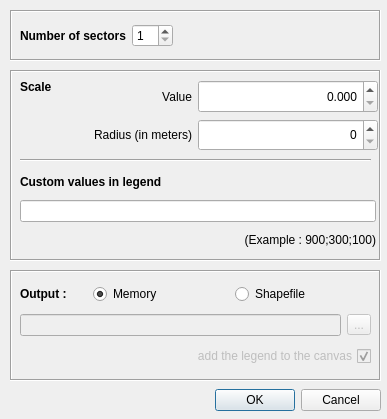
<?xml version="1.0" encoding="UTF-8"?>
<ui version="4.0">
 <class>LegendOnly</class>
 <widget class="QDialog" name="LegendOnly">
  <property name="geometry">
   <rect>
    <x>0</x>
    <y>0</y>
    <width>387</width>
    <height>419</height>
   </rect>
  </property>
  <property name="sizePolicy">
   <sizepolicy hsizetype="Fixed" vsizetype="Fixed">
    <horstretch>0</horstretch>
    <verstretch>0</verstretch>
   </sizepolicy>
  </property>
  <property name="minimumSize">
   <size>
    <width>300</width>
    <height>300</height>
   </size>
  </property>
  <property name="maximumSize">
   <size>
    <width>519</width>
    <height>670</height>
   </size>
  </property>
  <property name="windowTitle">
   <string>Legend for proportional circles</string>
  </property>
  <widget class="QWidget" name="horizontalLayoutWidget_5">
   <property name="geometry">
    <rect>
     <x>10</x>
     <y>380</y>
     <width>371</width>
     <height>41</height>
    </rect>
   </property>
   <layout class="QHBoxLayout" name="horizontalLayout_5">
    <item>
     <widget class="QDialogButtonBox" name="buttonBox">
      <property name="standardButtons">
       <set>QDialogButtonBox::Cancel|QDialogButtonBox::Ok</set>
      </property>
     </widget>
    </item>
   </layout>
  </widget>
  <widget class="QFrame" name="frame">
   <property name="geometry">
    <rect>
     <x>10</x>
     <y>70</y>
     <width>371</width>
     <height>191</height>
    </rect>
   </property>
   <property name="frameShape">
    <enum>QFrame::Box</enum>
   </property>
   <property name="frameShadow">
    <enum>QFrame::Sunken</enum>
   </property>
   <widget class="QWidget" name="verticalLayoutWidget_2">
    <property name="geometry">
     <rect>
      <x>10</x>
      <y>10</y>
      <width>358</width>
      <height>71</height>
     </rect>
    </property>
    <layout class="QVBoxLayout" name="verticalLayout_2">
     <item>
      <layout class="QHBoxLayout" name="horizontalLayout_11">
       <item>
        <widget class="QLabel" name="label_2">
         <property name="font">
          <font>
           <weight>75</weight>
           <bold>true</bold>
          </font>
         </property>
         <property name="text">
          <string>Scale</string>
         </property>
         <property name="alignment">
          <set>Qt::AlignLeading|Qt::AlignLeft|Qt::AlignTop</set>
         </property>
        </widget>
       </item>
       <item>
        <layout class="QVBoxLayout" name="verticalLayout">
         <item>
          <layout class="QHBoxLayout" name="horizontalLayout_2">
           <item>
            <widget class="QLabel" name="label_5">
             <property name="enabled">
              <bool>true</bool>
             </property>
             <property name="sizePolicy">
              <sizepolicy hsizetype="MinimumExpanding" vsizetype="Preferred">
               <horstretch>0</horstretch>
               <verstretch>0</verstretch>
              </sizepolicy>
             </property>
             <property name="text">
              <string>Value</string>
             </property>
             <property name="alignment">
              <set>Qt::AlignRight|Qt::AlignTrailing|Qt::AlignVCenter</set>
             </property>
            </widget>
           </item>
           <item>
            <widget class="QDoubleSpinBox" name="maxCustomValue">
             <property name="enabled">
              <bool>true</bool>
             </property>
             <property name="sizePolicy">
              <sizepolicy hsizetype="Fixed" vsizetype="Preferred">
               <horstretch>180</horstretch>
               <verstretch>0</verstretch>
              </sizepolicy>
             </property>
             <property name="minimumSize">
              <size>
               <width>180</width>
               <height>0</height>
              </size>
             </property>
             <property name="maximumSize">
              <size>
               <width>180</width>
               <height>16777215</height>
              </size>
             </property>
             <property name="alignment">
              <set>Qt::AlignRight|Qt::AlignTrailing|Qt::AlignVCenter</set>
             </property>
             <property name="decimals">
              <number>3</number>
             </property>
             <property name="maximum">
              <double>999999999.000000000000000</double>
             </property>
            </widget>
           </item>
          </layout>
         </item>
         <item>
          <layout class="QHBoxLayout" name="horizontalLayout_6">
           <item>
            <widget class="QLabel" name="label_4">
             <property name="enabled">
              <bool>true</bool>
             </property>
             <property name="sizePolicy">
              <sizepolicy hsizetype="MinimumExpanding" vsizetype="Preferred">
               <horstretch>0</horstretch>
               <verstretch>0</verstretch>
              </sizepolicy>
             </property>
             <property name="text">
              <string>Radius (in meters)</string>
             </property>
             <property name="alignment">
              <set>Qt::AlignRight|Qt::AlignTrailing|Qt::AlignVCenter</set>
             </property>
            </widget>
           </item>
           <item>
            <widget class="QDoubleSpinBox" name="maxCustomRadius">
             <property name="enabled">
              <bool>true</bool>
             </property>
             <property name="sizePolicy">
              <sizepolicy hsizetype="Fixed" vsizetype="Preferred">
               <horstretch>180</horstretch>
               <verstretch>0</verstretch>
              </sizepolicy>
             </property>
             <property name="minimumSize">
              <size>
               <width>180</width>
               <height>0</height>
              </size>
             </property>
             <property name="maximumSize">
              <size>
               <width>180</width>
               <height>16777215</height>
              </size>
             </property>
             <property name="layoutDirection">
              <enum>Qt::LeftToRight</enum>
             </property>
             <property name="alignment">
              <set>Qt::AlignRight|Qt::AlignTrailing|Qt::AlignVCenter</set>
             </property>
             <property name="prefix">
              <string/>
             </property>
             <property name="decimals">
              <number>0</number>
             </property>
             <property name="maximum">
              <double>999999999.000000000000000</double>
             </property>
            </widget>
           </item>
          </layout>
         </item>
        </layout>
       </item>
      </layout>
     </item>
    </layout>
   </widget>
   <widget class="Line" name="line_4">
    <property name="geometry">
     <rect>
      <x>10</x>
      <y>80</y>
      <width>351</width>
      <height>20</height>
     </rect>
    </property>
    <property name="orientation">
     <enum>Qt::Horizontal</enum>
    </property>
   </widget>
   <widget class="QWidget" name="verticalLayoutWidget_5">
    <property name="geometry">
     <rect>
      <x>10</x>
      <y>100</y>
      <width>356</width>
      <height>81</height>
     </rect>
    </property>
    <layout class="QVBoxLayout" name="verticalLayout_6">
     <item>
      <layout class="QHBoxLayout" name="horizontalLayout_7">
       <item>
        <widget class="QLabel" name="label_7">
         <property name="font">
          <font>
           <weight>75</weight>
           <bold>true</bold>
          </font>
         </property>
         <property name="text">
          <string>Custom values in legend</string>
         </property>
         <property name="alignment">
          <set>Qt::AlignLeading|Qt::AlignLeft|Qt::AlignVCenter</set>
         </property>
        </widget>
       </item>
      </layout>
     </item>
     <item>
      <widget class="QLineEdit" name="legendCustomValues">
       <property name="toolTip">
        <string>Automatic values if empty (max;max/3;max/9)</string>
       </property>
      </widget>
     </item>
     <item>
      <widget class="QLabel" name="label_9">
       <property name="layoutDirection">
        <enum>Qt::LeftToRight</enum>
       </property>
       <property name="text">
        <string>     (Example : 900;300;100)</string>
       </property>
       <property name="alignment">
        <set>Qt::AlignRight|Qt::AlignTrailing|Qt::AlignVCenter</set>
       </property>
      </widget>
     </item>
    </layout>
   </widget>
  </widget>
  <widget class="QFrame" name="frame_2">
   <property name="geometry">
    <rect>
     <x>10</x>
     <y>270</y>
     <width>371</width>
     <height>111</height>
    </rect>
   </property>
   <property name="frameShape">
    <enum>QFrame::Box</enum>
   </property>
   <property name="frameShadow">
    <enum>QFrame::Sunken</enum>
   </property>
   <widget class="QWidget" name="verticalLayoutWidget_3">
    <property name="geometry">
     <rect>
      <x>10</x>
      <y>10</y>
      <width>351</width>
      <height>91</height>
     </rect>
    </property>
    <layout class="QVBoxLayout" name="verticalLayout_3">
     <item>
      <layout class="QHBoxLayout" name="horizontalLayout_4">
       <item>
        <widget class="QLabel" name="label_10">
         <property name="font">
          <font>
           <weight>75</weight>
           <bold>true</bold>
          </font>
         </property>
         <property name="text">
          <string>Output :</string>
         </property>
        </widget>
       </item>
       <item>
        <spacer name="horizontalSpacer_3">
         <property name="orientation">
          <enum>Qt::Horizontal</enum>
         </property>
         <property name="sizeType">
          <enum>QSizePolicy::Minimum</enum>
         </property>
         <property name="sizeHint" stdset="0">
          <size>
           <width>20</width>
           <height>20</height>
          </size>
         </property>
        </spacer>
       </item>
       <item>
        <widget class="QRadioButton" name="memoryOutput">
         <property name="sizePolicy">
          <sizepolicy hsizetype="MinimumExpanding" vsizetype="Fixed">
           <horstretch>0</horstretch>
           <verstretch>0</verstretch>
          </sizepolicy>
         </property>
         <property name="text">
          <string>Memory</string>
         </property>
         <property name="checked">
          <bool>true</bool>
         </property>
        </widget>
       </item>
       <item>
        <widget class="QRadioButton" name="shapefileOutput">
         <property name="sizePolicy">
          <sizepolicy hsizetype="MinimumExpanding" vsizetype="Fixed">
           <horstretch>0</horstretch>
           <verstretch>0</verstretch>
          </sizepolicy>
         </property>
         <property name="text">
          <string>Shapefile</string>
         </property>
         <property name="checked">
          <bool>false</bool>
         </property>
        </widget>
       </item>
      </layout>
     </item>
     <item>
      <layout class="QHBoxLayout" name="horizontalLayout_3">
       <item>
        <widget class="QLineEdit" name="legendFileName">
         <property name="enabled">
          <bool>false</bool>
         </property>
         <property name="readOnly">
          <bool>true</bool>
         </property>
        </widget>
       </item>
       <item>
        <widget class="QToolButton" name="selectFileName">
         <property name="enabled">
          <bool>false</bool>
         </property>
         <property name="text">
          <string>...</string>
         </property>
        </widget>
       </item>
      </layout>
     </item>
     <item>
      <widget class="QCheckBox" name="addCanevas">
       <property name="enabled">
        <bool>false</bool>
       </property>
       <property name="layoutDirection">
        <enum>Qt::RightToLeft</enum>
       </property>
       <property name="text">
        <string>add the legend to the canvas</string>
       </property>
       <property name="checked">
        <bool>true</bool>
       </property>
      </widget>
     </item>
    </layout>
   </widget>
  </widget>
  <widget class="QFrame" name="frame_3">
   <property name="geometry">
    <rect>
     <x>10</x>
     <y>10</y>
     <width>371</width>
     <height>51</height>
    </rect>
   </property>
   <property name="frameShape">
    <enum>QFrame::Box</enum>
   </property>
   <property name="frameShadow">
    <enum>QFrame::Sunken</enum>
   </property>
   <property name="lineWidth">
    <number>1</number>
   </property>
   <widget class="QWidget" name="verticalLayoutWidget_8">
    <property name="geometry">
     <rect>
      <x>10</x>
      <y>10</y>
      <width>351</width>
      <height>31</height>
     </rect>
    </property>
    <layout class="QVBoxLayout" name="verticalLayout_10">
     <property name="spacing">
      <number>6</number>
     </property>
     <item>
      <layout class="QHBoxLayout" name="horizontalLayout">
       <item>
        <widget class="QLabel" name="label">
         <property name="sizePolicy">
          <sizepolicy hsizetype="Minimum" vsizetype="MinimumExpanding">
           <horstretch>0</horstretch>
           <verstretch>0</verstretch>
          </sizepolicy>
         </property>
         <property name="font">
          <font>
           <weight>75</weight>
           <bold>true</bold>
          </font>
         </property>
         <property name="text">
          <string>Number of sectors</string>
         </property>
        </widget>
       </item>
       <item>
        <widget class="QSpinBox" name="nbSector">
         <property name="sizePolicy">
          <sizepolicy hsizetype="Minimum" vsizetype="Fixed">
           <horstretch>0</horstretch>
           <verstretch>0</verstretch>
          </sizepolicy>
         </property>
         <property name="minimum">
          <number>1</number>
         </property>
        </widget>
       </item>
       <item>
        <spacer name="horizontalSpacer">
         <property name="orientation">
          <enum>Qt::Horizontal</enum>
         </property>
         <property name="sizeType">
          <enum>QSizePolicy::MinimumExpanding</enum>
         </property>
         <property name="sizeHint" stdset="0">
          <size>
           <width>20</width>
           <height>20</height>
          </size>
         </property>
        </spacer>
       </item>
      </layout>
     </item>
    </layout>
   </widget>
  </widget>
  <zorder>frame</zorder>
  <zorder>frame_2</zorder>
  <zorder>frame_3</zorder>
  <zorder>horizontalLayoutWidget_5</zorder>
 </widget>
 <tabstops>
  <tabstop>memoryOutput</tabstop>
  <tabstop>shapefileOutput</tabstop>
  <tabstop>legendFileName</tabstop>
  <tabstop>addCanevas</tabstop>
 </tabstops>
 <resources>
  <include location="../../../../Téléchargements/qgis-2.0.1/images/images.qrc"/>
 </resources>
 <connections/>
</ui>
